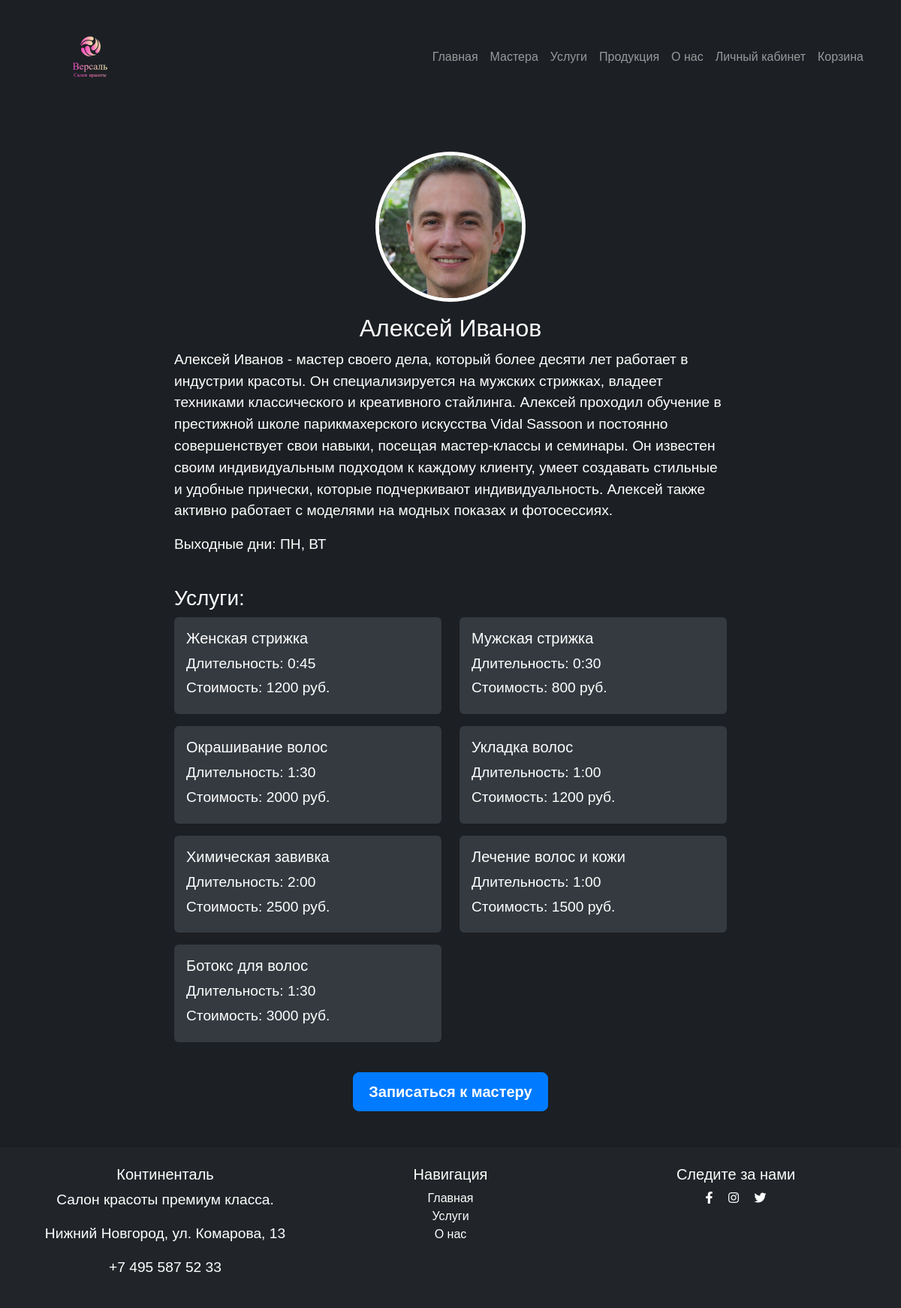
/masters/aleksei-ivanov/, run on the app's committed database.
### masters/models.py (models this page shows, shortened)
class Masters(models.Model):
    user: Users = models.OneToOneField(Users, on_delete=models.CASCADE, verbose_name='Пользователь')
    position = models.ForeignKey(Position,  on_delete=models.PROTECT, verbose_name='Должность')
    short_description = models.CharField(verbose_name='Краткая информация', max_length=200)
    full_description = models.TextField(verbose_name='Полная информация')
    photo = models.ImageField(verbose_name='Фотография', upload_to='images/')
    weekend = models.ManyToManyField(Weekday, verbose_name='Выходные', limit_choices_to=2)
    slug = models.SlugField(verbose_name='URL', max_length=50, unique=True, db_index=True, blank=True)
    class Meta:
        verbose_name = 'Мастер'
        verbose_name_plural = 'Мастера'

class Users(AbstractUser):
    username = None
    email = models.EmailField(verbose_name='Почта', max_length=50, unique=True, db_index=True)
    phone_number = models.CharField(verbose_name='Номер телефона', max_length=20, unique=True)
    is_customer = models.BooleanField(verbose_name='Клиент', default=True, help_text='Уберите отметку, '
                                                                        'если пользователь является сотрудником салона')
    USERNAME_FIELD = 'email'
    REQUIRED_FIELDS = []
    objects = UserManager()
    class Meta:
        verbose_name = 'Пользователь'
        verbose_name_plural = 'Пользователи'

class Weekday(models.Model):
    DAY_CHOICES = (
        ('ПН', 'Понедельник'),
        ('ВТ', 'Вторник'),
        ('СР', 'Среда'),
        ('ЧТ', 'Четверг'),
        ('ПТ', 'Пятница'),
        ('СБ', 'Суббота'),
        ('ВС', 'Воскресенье'),
    )
    day = models.CharField(max_length=20, choices=DAY_CHOICES, unique=True, verbose_name='День недели')
    def __str__(self):
        return self.day
    class Meta:
        verbose_name = 'Выходной'
        verbose_name_plural = 'Выходные'

### services/models.py (models this page shows, shortened)
class Services(models.Model):
    title = models.CharField(verbose_name='Название', max_length=100)
    category = models.ForeignKey(Categories, on_delete=models.PROTECT, null=True, verbose_name='Категория')
    duration = models.TimeField(verbose_name='Длительность')
    cost = models.DecimalField(verbose_name='Стоимость', max_digits=5, decimal_places=0)
    class Meta:
        verbose_name = 'Услуга'
        verbose_name_plural = 'Услуги'

### masters/views.py (the view)
# urls.py: path('<slug:master_slug>/', views.master_info, name='master_info')
def master_info(request, master_slug):
    master = get_object_or_404(Masters, slug=master_slug)
    categories = MasterCategory.objects.filter(master=master)
    services = []
    for category in categories:
        category_services = Services.objects.filter(category=category.category)
        for service in category_services:
            services.append(service)
    return render(request, 'masters/master_info.html', {'master': master, 'services': services})

### masters/templates/masters/master_info.html (shortened to what this page needs)
{% extends 'main/main_layout.html' %}
{% load static %}
{% block css_link %}
    <link rel="stylesheet" href="{% static 'masters/css/master_info.css' %}">
{% endblock %}
{% block content %}
    <div class="container">
        <div class="row justify-content-center master-details">
            <div class="col-md-8 space-top">
                <div class="master-photo-container mb-3">
                    <img src="{{ master.photo.url }}" alt="Master Photo" class="img-fluid rounded master-photo">
                </div>
                <h2 class="mt-3 text-white text-center">{{ master.user.first_name }} {{ master.user.last_name }}</h2>
                <p class="text-white text-left">{{ master.full_description|linebreaksbr }}</p>
                <p class="text-white text-left">Выходные дни: {{ master.weekend.all|join:", " }}</p>
            </div>
        </div>
        <div class="row justify-content-center mt-4">
            <div class="col-md-8">
                <h3 class="text-white">Услуги:</h3>
                <div class="row">
                    {% for service in services %}
                        <div class="col-md-6 mb-3">
                            <div class="card service-card h-100">
                                <div class="card-body d-flex flex-column">
                                    <h5 class="card-title">{{ service.title }}</h5>
                                    <p class="card-text">Длительность: {{ service.duration }}</p>
                                    <p class="card-text">Стоимость: {{ service.cost }} руб.</p>
                                </div>
                            </div>
                        </div>
                    {% endfor %}
                </div>
            </div>
        </div>
        <div class="row justify-content-center mt-4">
            <div class="col-md-4 text-center mb-5">
                <a href="{% url 'booking' %}" class="btn btn-lg btn-primary">Записаться к мастеру</a>
            </div>
        </div>
    </div>
{% endblock %}

### main/static/main/css/main_style.css (style rules this page uses)
body { background-color: #1c1f23; font-family: helvetica, sans-serif; }
.space-top { margin-top: -5rem !important; }

### masters/static/masters/css/master_info.css (style rules this page uses)
p { font-size: 1.2rem; }
.master-details { margin-top: 50px; text-align: center; }
.master-photo-container { display: flex; justify-content: center; align-items: center; border-radius: 50%; overflow: hidden; width: 200px; height: 200px; margin: 0 auto; border: 5px solid #fff; }
.master-photo { width: 100%; height: 100%; object-fit: cover; }
.text-left { text-align: left; }
.service-card { background-color: #343a40; border: none; display: flex; flex-direction: column; justify-content: space-between; }
.service-card .card-body { color: #fff; flex-grow: 1; }
.service-card .card-title { font-size: 1.25rem; margin-bottom: 0.5rem; }
.service-card .card-text { margin-bottom: 0.25rem; }
.btn-primary { background-color: #007bff; border-color: #007bff; font-weight: bold; padding: 10px 20px; }
.space-top { margin-top: -5rem !important; }

### data on the page
Masters: photo (picture), user.first_name "Алексей", user.last_name "Иванов", full_description "Алексей Иванов - мастер своего дела, который более десяти лет работает в индустрии красоты. Он специализируется на мужских стрижках, владеет техниками классического и креативного стайлинга. Алексей проходил обучение в престижной школе парикмахерского искусства Vidal Sassoon и постоянно совершенствует свои навыки, посещая мастер-классы и семинары. Он известен своим индивидуальным подходом к каждому клиенту, умеет создавать стильные и удобные прически, которые подчеркивают индивидуальность. Алексей также активно работает с моделями на модных показах и фотосессиях.", weekend.all "ПН, ВТ"
Services: title "Женская стрижка", duration "0:45", cost "1200"
Services: title "Мужская стрижка", duration "0:30", cost "800"
Services: title "Окрашивание волос", duration "1:30", cost "2000"
Services: title "Укладка волос", duration "1:00", cost "1200"
Services: title "Химическая завивка", duration "2:00", cost "2500"
Services: title "Лечение волос и кожи", duration "1:00", cost "1500"
Services: title "Ботокс для волос", duration "1:30", cost "3000"
